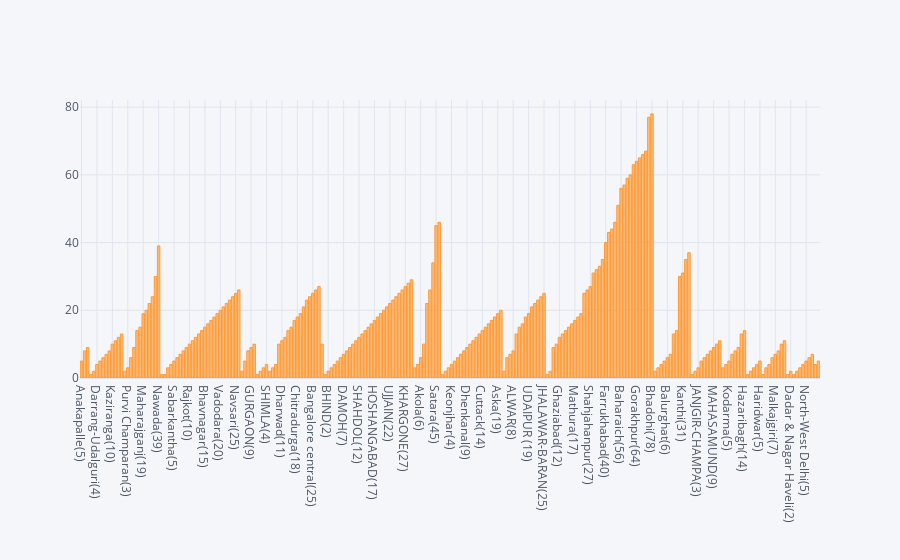

Notebook code cell kept with this figure:
### Markdown cell above
**This chart shows that BJP has won in 44.2% of the total Parliament Constituencies. The party in the second place is Indian National Congress with 18% of the total Parliament Contituency. The difference in the percentages is large and hence BJP has larger chances to win in the next elections too.**

### Code cell
bjp.iplot(kind='bar',y='No_of_candidates',x='Parliament Constituency')

### Figure 1 — Plotly figure (JSON) as saved in the notebook; plotly's stock layout.template omitted (floating-point values rounded to 4 significant figures; data arrays with more than 128 entries replaced by an {"elided": "..."} marker saying what was removed)
{"data": [{"marker": {"color": "rgba(255, 153, 51, 0.6)", "line": {"color": "rgba(255, 153, 51, 1.0)", "width": 1}}, "name": "No_of_candidates", "orientation": "v", "text": "", "type": "bar", "x": {"elided": "240 str values"}, "y": {"elided": "240 int values"}}], "layout": {"legend": {"bgcolor": "#F5F6F9", "font": {"color": "#4D5663"}}, "paper_bgcolor": "#F5F6F9", "plot_bgcolor": "#F5F6F9", "title": {"font": {"color": "#4D5663"}}, "xaxis": {"gridcolor": "#E1E5ED", "showgrid": true, "tickfont": {"color": "#4D5663"}, "title": {"font": {"color": "#4D5663"}, "text": ""}, "zerolinecolor": "#E1E5ED"}, "yaxis": {"gridcolor": "#E1E5ED", "showgrid": true, "tickfont": {"color": "#4D5663"}, "title": {"font": {"color": "#4D5663"}, "text": ""}, "zerolinecolor": "#E1E5ED"}}}
